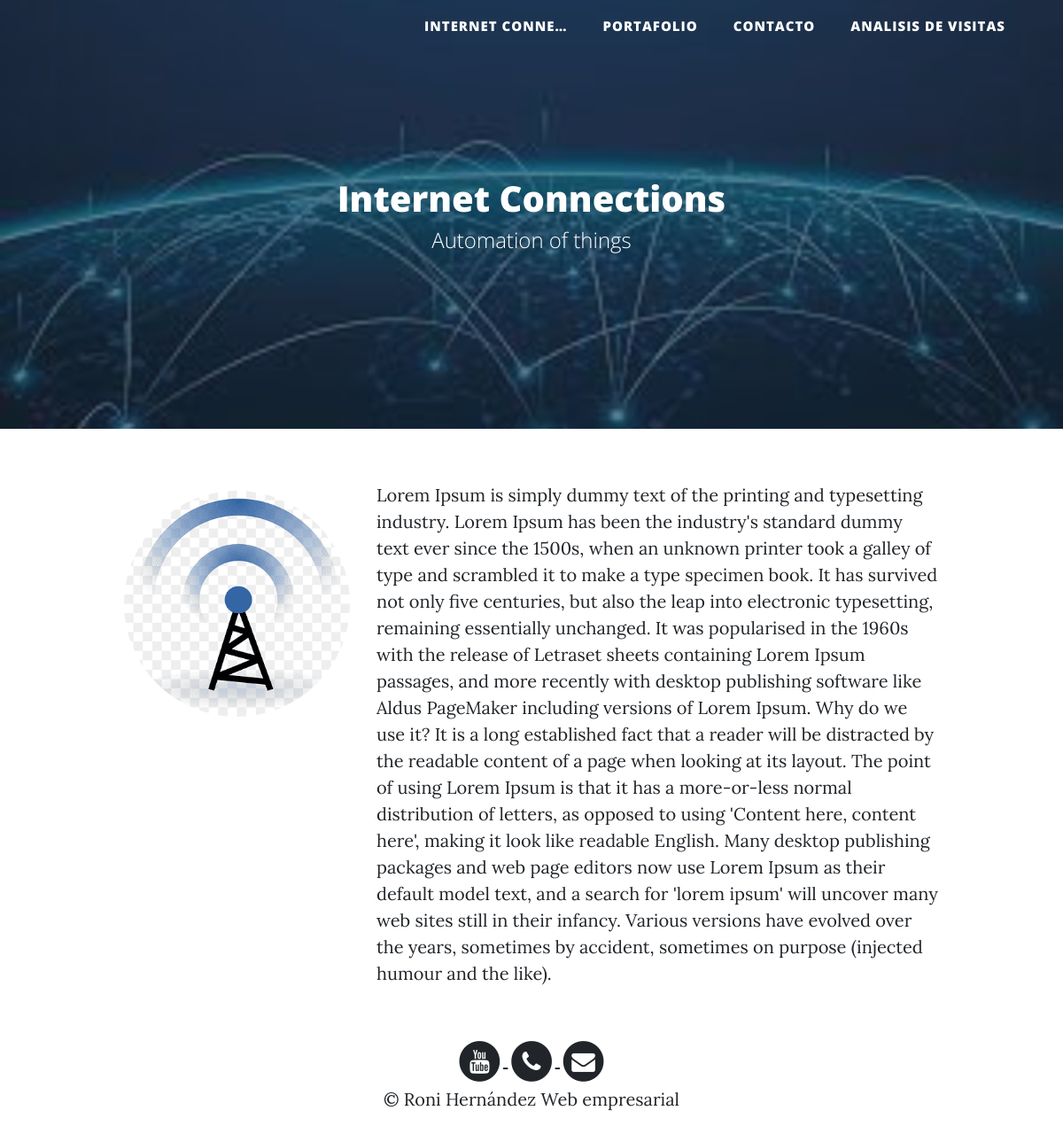
The page / on the database its author committed.
### about/models.py (models this page shows, shortened)
class DatosEmpresa(models.Model):
    nombre=models.CharField(max_length=150,verbose_name="Nombre:")
    sector=models.CharField(max_length=150,verbose_name="Sector:")
    fechaNacimiento=models.DateField(verbose_name="Fecha de creacion:")
    correoElectronico=models.EmailField(verbose_name="Correo electronico: ",null=True,default=None)
    numeroTelefonico=models.CharField(max_length=50,null=True,default=None)
    class Meta:
        verbose_name="Datos de la empresa"
        verbose_name_plural="Datos de la empresa"

class Apartado_About(Apartado):
    foto=models.ImageField(verbose_name="Foto de la empresa:",upload_to="fotosEmpresa")
    descripccion=models.TextField(verbose_name="Descripccion de empresa:",default="")
    class Meta:
        verbose_name="Presentacion de la pagina de: about"
        verbose_name_plural="Presentacion de la pagina de: about"

### about/views.py (the view)
# urls.py: path('',views.About.as_view(),name="about"),
class About(TemplateView):
    template_name="about/about.html"
    def get_context_data(self,**kwargs):
        context=super().get_context_data(**kwargs)
        datos=Apartado_About.objects.get_apartado()
        if datos:
            context['imagenPortada']=datos.imagenPortada
            context['descripccion']=datos.descripccion
            context['foto']=datos.foto
        return context

### about/functions.py (called while the page is built)
    def get_apartado(self):
        return self.filter(preparadoParaMostrar=True).order_by('-created').first()

### contacto/models.py (called while the page is built)
    def __str__(self):
        return "{}".format( self.REDES_SOCIALES[self.nombreRedContacto]  )

### procesors.py (called while the page is built)
def datos_autor(request):
    datosAutor=DatosEmpresa.objects.last()
    datosRetornar={
        'NOMBRE':"EMPRESA ANONIMA",
        'SECTOR':"SECTOR ANONIMO",
        'CORREO':None,
        'NUMERO_TELEFONO':None,
    }
    if datosAutor:
        datosRetornar['NOMBRE']=datosAutor.nombre
        datosRetornar['SECTOR']=datosAutor.sector
        datosRetornar['CORREO']=datosAutor.correoElectronico
        datosRetornar['NUMERO_TELEFONO']=datosAutor.numeroTelefonico
    return datosRetornar

def contexto_contactos(request):
    redesSociales=dict( ("CONTACTO_"+str(redSocial),redSocial.url) for redSocial in RedCotacto.objects.all() )
    return redesSociales

### about/templates/about/about.html (shortened to what this page needs)
{% extends 'base.html' %}
{% load static %}
{% block imagenPortada %} {{imagenPortada.url}}  {% endblock %}
{% block cabezeras %}
    <h1 style="font-size:40px;" >{{NOMBRE}}</h1>
    <span class="subheading">{{SECTOR}}</span>
{% endblock %}
{% block content %}
<div class="row">
    <div class="col-lg-3 col-md-4 offset-lg-1">
        <img class="img-fluid avatar"  src="{{foto.url}}" alt="">
    </div>
    <div class="col-lg-7 col-md-8">
        <p>{{descripccion|safe}}</p>
    </div>
</div>
{% endblock %}

### about/templates/base.html (shortened to what this page needs)
<!DOCTYPE html>
<html lang="es">
  <head>
    {% load static %}
    <link href="{% static 'about_me/vendor/bootstrap/css/bootstrap.min.css' %}" rel="stylesheet">
    <link href="{% static 'about_me/vendor/font-awesome/css/font-awesome.min.css' %}" rel="stylesheet" type="text/css">
    <link href="{% static 'about_me/css/clean-blog.min.css' %}" rel="stylesheet">
  </head>
  <body>
    <nav class="navbar navbar-expand-lg navbar-light fixed-top" id="mainNav">
      <div class="container">
        <div class="collapse navbar-collapse" id="navbarResponsive">
          <ul class="navbar-nav ml-auto">
            <li class="nav-item" >
              <a class="nav-link" href="{% url 'about_app:about' %}" style="font-size:15px;" >{{NOMBRE|truncatechars:15}}</a>
            </li>
            <li class="nav-item" >
              <a class="nav-link" href="{% url 'portafolio_app:portafolio-inicio' %}" style="font-size:15px;" >Portafolio</a>
            </li>
            <li class="nav-item">
              <a class="nav-link" href="{% url 'contacto_app:contact' %}" style="font-size:15px;">Contacto</a>
            </li>
            <li class="nav-item" >
              <a class="nav-link" href="{% url 'dashboard_app:dashboard-inicio' %}" style="font-size:15px;" >Analisis de visitas</a>
            </li>
          </ul>
        </div>
      </div>
    </nav>
    <header class="masthead" style="background-image: url('  {% block imagenPortada %}{% endblock %}  ')">
      <div class="overlay"></div>
      <div class="container">
        <div class="row">
          <div class="col-lg-8 col-md-10 mx-auto">
            <div class="site-heading">
              {% block cabezeras %}{% endblock %}
            </div>
          </div>
        </div>
      </div>
    </header>
    <div class="container">
      {% block content %}{% endblock %}
    </div>
    {% include 'footer.html' %}
  </body>
</html>

### rows shown on the page
DatosEmpresa: nombre "INTERNET CONNE…", nombre "Internet Connections", sector "Automation of things"
Apartado_About: descripccion "Lorem Ipsum is simply dummy text of the printing and typesetting industry. Lorem Ipsum has been the industry's standard dummy text ever since the 1500s, when an unknown printer took a galley of type and scrambled it to make a type specimen book. It has survived not only five centuries, but also the leap into electronic typesetting, remaining essentially unchanged. It was popularised in the 1960s with the release of Letraset sheets containing Lorem Ipsum passages, and more recently with desktop publishing software like Aldus PageMaker including versions of Lorem Ipsum. Why do we use it? It is a long established fact that a reader will be distracted by the readable content of a page when…"
